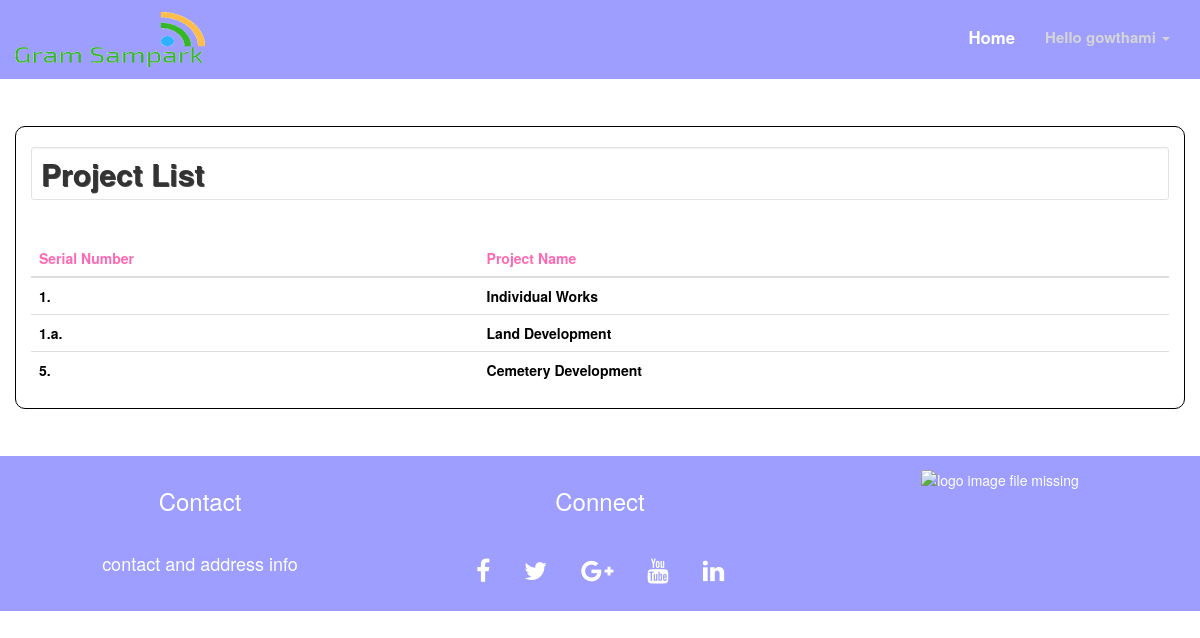
The app's page /zpadmin/viewprojects.php (signed in) with its own data.
### tables this page shows
CREATE TABLE `project_list` (
  `pid` int(4) NOT NULL,
  `slno` varchar(10) NOT NULL,
  `project_name` varchar(100) NOT NULL,
  `visibility` int(3) NOT NULL,
  `uid` int(10) NOT NULL
);

### zpadmin/viewprojects.php (the view, shortened to what this page needs)
<!DOCTYPE html>
<html>
<head>
</head>
	<body class="bg">
		<?php
			include 'navbar.php';
		?>
		<div class="container-fluid">
			<div class="container" style="border:solid thin black;border-radius: 10px;">
				<h2 class="well well-sm" style="background-color:transparent; animation-duration: 3s;text-shadow:1px 1px 0 #444;"><b>Project List</b></h2><br>
				<div class="table-responsive w3-animate-zoom">
					<table class="table table-striped" style="color: black; font-weight: bold;">
						<thead>
							<tr>
								<th  style="color: #FF69B4;"><b>Serial Number</b></th>
								<th style="color: #FF69B4;"><b>Project Name</b></th>
							</tr>
						</thead>
						<tbody style="background-color: transparent;">
							<?php
								$servername ="localhost";
								$username= "root";
								$password= "password";
								$dbname = "gramsampark";
								$conn = mysqli_connect($servername, $username, $password,$dbname );
								$sql="select * from project_list order by pid";
								$result=mysqli_query($conn, $sql);
								if ($result-> num_rows >0) {
									while ($row= $result-> fetch_assoc()) {
										echo "<tr style='background-color:transparent;'><td>".$row["slno"]."</td><td>".$row['project_name']."</td></tr>";
									}
								}
								else
								{
									echo "0 result";
								}
							?>
						</tbody>
					</table>
				</div>
			</div>
		</div>
		<?php include 'footer.php'; ?>
	</body>
</html>

### style.css (style rules this page uses)
html, body { height: 100%; width: 100%; }
.container { margin: 4% auto; }
.bg { display: table; position: relative; width: 100%; background-size: cover; height: auto; width: 100%; }

### records on screen
project_list: slno "1.", project_name "Individual Works"
project_list: slno "1.a.", project_name "Land Development"
project_list: slno "5.", project_name "Cemetery Development"

### other values on screen
$username "gowthami"
